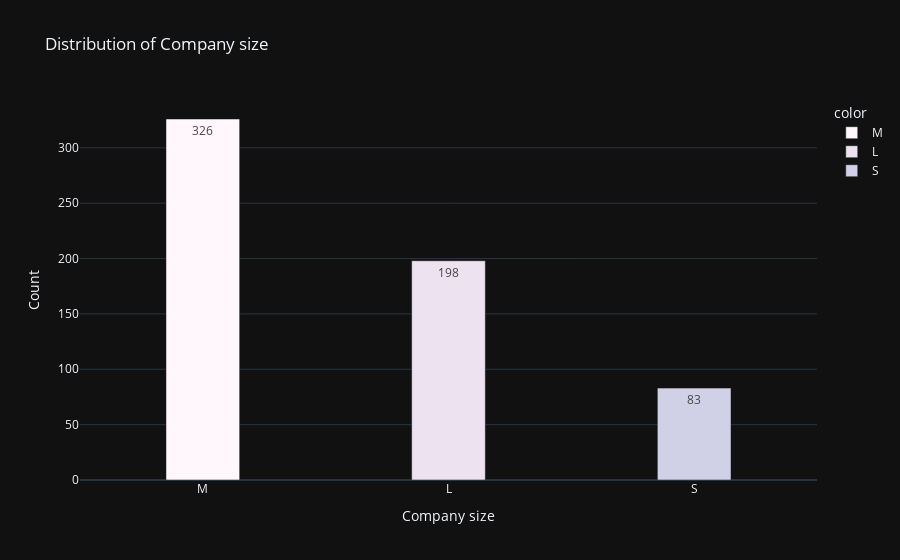

The notebook cell this image was saved under:
### Markdown cell above
### 2.1.5. Company size

### Code cell
company_size= df['company_size'].value_counts()
fig=px.bar(
    y=company_size.values,
    x=company_size.index,
    color=company_size.index,
    color_discrete_sequence=px.colors.sequential.PuBuGn,
    text=company_size.values,
    template='plotly_dark',
    title='Distribution of Company size')


fig.update_traces(width=0.3)
fig.update_layout(
    xaxis_title='Company size',
    yaxis_title='Count'
)

fig.show()

### Figure 1 — Plotly figure (JSON) as saved in the notebook; plotly's stock layout.template omitted (floating-point values rounded to 4 significant figures)
{"data": [{"alignmentgroup": "True", "hovertemplate": "color=M<br>x=%{x}<br>y=%{y}<br>text=%{text}<extra></extra>", "legendgroup": "M", "marker": {"color": "rgb(255,247,251)", "pattern": {"shape": ""}}, "name": "M", "offsetgroup": "M", "orientation": "v", "showlegend": true, "text": [326], "textposition": "auto", "type": "bar", "width": 0.3, "x": ["M"], "xaxis": "x", "y": [326], "yaxis": "y"}, {"alignmentgroup": "True", "hovertemplate": "color=L<br>x=%{x}<br>y=%{y}<br>text=%{text}<extra></extra>", "legendgroup": "L", "marker": {"color": "rgb(236,226,240)", "pattern": {"shape": ""}}, "name": "L", "offsetgroup": "L", "orientation": "v", "showlegend": true, "text": [198], "textposition": "auto", "type": "bar", "width": 0.3, "x": ["L"], "xaxis": "x", "y": [198], "yaxis": "y"}, {"alignmentgroup": "True", "hovertemplate": "color=S<br>x=%{x}<br>y=%{y}<br>text=%{text}<extra></extra>", "legendgroup": "S", "marker": {"color": "rgb(208,209,230)", "pattern": {"shape": ""}}, "name": "S", "offsetgroup": "S", "orientation": "v", "showlegend": true, "text": [83], "textposition": "auto", "type": "bar", "width": 0.3, "x": ["S"], "xaxis": "x", "y": [83], "yaxis": "y"}], "layout": {"barmode": "relative", "legend": {"title": {"text": "color"}, "tracegroupgap": 0}, "title": {"text": "Distribution of Company size"}, "xaxis": {"anchor": "y", "domain": [0, 1], "title": {"text": "Company size"}}, "yaxis": {"anchor": "x", "domain": [0, 1], "title": {"text": "Count"}}}}
